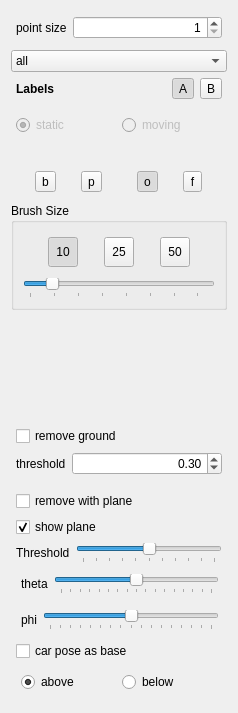
           <widget class="QWidget" name="scrollAreaWidgetContents">
            <property name="geometry">
             <rect>
              <x>0</x>
              <y>0</y>
              <width>238</width>
              <height>713</height>
             </rect>
            </property>
            <layout class="QVBoxLayout" name="verticalLayout_6">
             <item>
              <layout class="QFormLayout" name="formLayout_3">
               <property name="leftMargin">
                <number>5</number>
               </property>
               <property name="topMargin">
                <number>5</number>
               </property>
               <property name="rightMargin">
                <number>5</number>
               </property>
               <property name="bottomMargin">
                <number>5</number>
               </property>
               <item row="0" column="1">
                <widget class="QSpinBox" name="spinPointSize">
                 <property name="alignment">
                  <set>Qt::AlignRight|Qt::AlignTrailing|Qt::AlignVCenter</set>
                 </property>
                 <property name="minimum">
                  <number>1</number>
                 </property>
                 <property name="maximum">
                  <number>20</number>
                 </property>
                </widget>
               </item>
               <item row="0" column="0">
                <widget class="QLabel" name="label_4">
                 <property name="text">
                  <string>point size</string>
                 </property>
                </widget>
               </item>
              </layout>
             </item>
             <item>
              <widget class="QComboBox" name="cmbRootCategory">
               <property name="focusPolicy">
                <enum>Qt::WheelFocus</enum>
               </property>
               <property name="currentText">
                <string>all</string>
               </property>
               <item>
                <property name="text">
                 <string>all</string>
                </property>
               </item>
               <item>
                <property name="text">
                 <string>recently</string>
                </property>
               </item>
              </widget>
             </item>
             <item>
              <layout class="QHBoxLayout" name="horizontalLayout_9">
               <property name="leftMargin">
                <number>5</number>
               </property>
               <property name="topMargin">
                <number>0</number>
               </property>
               <property name="rightMargin">
                <number>5</number>
               </property>
               <property name="bottomMargin">
                <number>0</number>
               </property>
               <item>
                <widget class="QLabel" name="label_8">
                 <property name="font">
                  <font>
                   <weight>75</weight>
                   <bold>true</bold>
                  </font>
                 </property>
                 <property name="text">
                  <string>Labels</string>
                 </property>
                </widget>
               </item>
               <item>
                <spacer name="horizontalSpacer_3">
                 <property name="orientation">
                  <enum>Qt::Horizontal</enum>
                 </property>
                 <property name="sizeHint" stdset="0">
                  <size>
                   <width>40</width>
                   <height>20</height>
                  </size>
                 </property>
                </spacer>
               </item>
               <item>
                <widget class="QToolButton" name="btnButtonLayoutA">
                 <property name="text">
                  <string>A</string>
                 </property>
                 <property name="checkable">
                  <bool>true</bool>
                 </property>
                 <property name="checked">
                  <bool>true</bool>
                 </property>
                </widget>
               </item>
               <item>
                <widget class="QToolButton" name="btnButtonLayoutB">
                 <property name="text">
                  <string>B</string>
                 </property>
                 <property name="checkable">
                  <bool>true</bool>
                 </property>
                </widget>
               </item>
              </layout>
             </item>
             <item>
              <layout class="QGridLayout" name="labelsGroupBox">
               <property name="bottomMargin">
                <number>5</number>
               </property>
               <property name="spacing">
                <number>2</number>
               </property>
              </layout>
             </item>
             <item>
              <layout class="QHBoxLayout" name="horizontalLayout_13">
               <property name="leftMargin">
                <number>5</number>
               </property>
               <property name="topMargin">
                <number>5</number>
               </property>
               <property name="rightMargin">
                <number>5</number>
               </property>
               <property name="bottomMargin">
                <number>5</number>
               </property>
               <item>
                <widget class="QRadioButton" name="rdoStatic">
                 <property name="enabled">
                  <bool>false</bool>
                 </property>
                 <property name="text">
                  <string>static</string>
                 </property>
                 <property name="checked">
                  <bool>true</bool>
                 </property>
                 <property name="autoExclusive">
                  <bool>false</bool>
                 </property>
                </widget>
               </item>
               <item>
                <widget class="QRadioButton" name="rdoMoving">
                 <property name="enabled">
                  <bool>false</bool>
                 </property>
                 <property name="text">
                  <string>moving</string>
                 </property>
                 <property name="checkable">
                  <bool>true</bool>
                 </property>
                 <property name="autoExclusive">
                  <bool>false</bool>
                 </property>
                </widget>
               </item>
              </layout>
             </item>
             <item>
              <widget class="QLabel" name="txtSelectedLabel">
               <property name="font">
                <font>
                 <weight>75</weight>
                 <bold>true</bold>
                </font>
               </property>
               <property name="text">
                <string/>
               </property>
              </widget>
             </item>
             <item>
              <layout class="QHBoxLayout" name="horizontalLayout_14">
               <property name="leftMargin">
                <number>5</number>
               </property>
               <property name="topMargin">
                <number>5</number>
               </property>
               <property name="rightMargin">
                <number>5</number>
               </property>
               <property name="bottomMargin">
                <number>5</number>
               </property>
               <item>
                <widget class="QToolButton" name="btnBrushMode">
                 <property name="text">
                  <string>b</string>
                 </property>
                 <property name="checkable">
                  <bool>true</bool>
                 </property>
                </widget>
               </item>
               <item>
                <widget class="QToolButton" name="btnPolygonMode">
                 <property name="text">
                  <string>p</string>
                 </property>
                 <property name="checkable">
                  <bool>true</bool>
                 </property>
                </widget>
               </item>
               <item>
                <spacer name="horizontalSpacer_4">
                 <property name="orientation">
                  <enum>Qt::Horizontal</enum>
                 </property>
                 <property name="sizeType">
                  <enum>QSizePolicy::Fixed</enum>
                 </property>
                 <property name="sizeHint" stdset="0">
                  <size>
                   <width>10</width>
                   <height>20</height>
                  </size>
                 </property>
                </spacer>
               </item>
               <item>
                <widget class="QToolButton" name="btnOverwrite">
                 <property name="sizePolicy">
                  <sizepolicy hsizetype="Fixed" vsizetype="Fixed">
                   <horstretch>0</horstretch>
                   <verstretch>0</verstretch>
                  </sizepolicy>
                 </property>
                 <property name="minimumSize">
                  <size>
                   <width>0</width>
                   <height>0</height>
                  </size>
                 </property>
                 <property name="maximumSize">
                  <size>
                   <width>16777215</width>
                   <height>16777215</height>
                  </size>
                 </property>
                 <property name="text">
                  <string>o</string>
                 </property>
                 <property name="checkable">
                  <bool>true</bool>
                 </property>
                 <property name="checked">
                  <bool>true</bool>
                 </property>
                </widget>
               </item>
               <item>
                <widget class="QToolButton" name="btnFilter">
                 <property name="text">
                  <string>f</string>
                 </property>
                 <property name="checkable">
                  <bool>true</bool>
                 </property>
                </widget>
               </item>
              </layout>
             </item>
             <item>
              <widget class="QGroupBox" name="groupBox_3">
               <property name="title">
                <string>Brush Size</string>
               </property>
               <layout class="QVBoxLayout" name="verticalLayout_10">
                <item>
                 <layout class="QHBoxLayout" name="horizontalLayout_15">
                  <property name="leftMargin">
                   <number>5</number>
                  </property>
                  <property name="topMargin">
                   <number>5</number>
                  </property>
                  <property name="rightMargin">
                   <number>5</number>
                  </property>
                  <property name="bottomMargin">
                   <number>5</number>
                  </property>
                  <item>
                   <widget class="QToolButton" name="btnRadius5">
                    <property name="minimumSize">
                     <size>
                      <width>30</width>
                      <height>30</height>
                     </size>
                    </property>
                    <property name="text">
                     <string>10</string>
                    </property>
                    <property name="checkable">
                     <bool>true</bool>
                    </property>
                    <property name="checked">
                     <bool>true</bool>
                    </property>
                   </widget>
                  </item>
                  <item>
                   <widget class="QToolButton" name="btnRadius10">
                    <property name="minimumSize">
                     <size>
                      <width>30</width>
                      <height>30</height>
                     </size>
                    </property>
                    <property name="text">
                     <string>25</string>
                    </property>
                    <property name="checkable">
                     <bool>true</bool>
                    </property>
                    <property name="checked">
                     <bool>false</bool>
                    </property>
                   </widget>
                  </item>
                  <item>
                   <widget class="QToolButton" name="btnRadius20">
                    <property name="minimumSize">
                     <size>
                      <width>30</width>
                      <height>30</height>
                     </size>
                    </property>
                    <property name="text">
                     <string>50</string>
                    </property>
                    <property name="checkable">
                     <bool>true</bool>
                    </property>
                   </widget>
                  </item>
                 </layout>
                </item>
                <item>
                 <widget class="QSlider" name="mRadiusSlider">
                  <property name="minimum">
                   <number>1</number>
                  </property>
                  <property name="maximum">
                   <number>75</number>
                  </property>
                  <property name="value">
                   <number>10</number>
                  </property>
                  <property name="orientation">
                   <enum>Qt::Horizontal</enum>
                  </property>
                  <property name="tickPosition">
                   <enum>QSlider::TicksBelow</enum>
                  </property>
                 </widget>
                </item>
               </layout>
              </widget>
             </item>
             <item>
              <spacer name="verticalSpacer_3">
               <property name="orientation">
                <enum>Qt::Vertical</enum>
               </property>
               <property name="sizeHint" stdset="0">
                <size>
                 <width>20</width>
                 <height>40</height>
                </size>
               </property>
              </spacer>
             </item>
             <item>
              <layout class="QFormLayout" name="formLayout_5">
               <property name="leftMargin">
                <number>5</number>
               </property>
               <property name="topMargin">
                <number>5</number>
               </property>
               <property name="rightMargin">
                <number>5</number>
               </property>
               <property name="bottomMargin">
                <number>5</number>
               </property>
               <item row="1" column="0">
                <widget class="QLabel" name="label_9">
                 <property name="text">
                  <string>threshold</string>
                 </property>
                </widget>
               </item>
               <item row="1" column="1">
                <widget class="QDoubleSpinBox" name="spinGroundThreshold">
                 <property name="alignment">
                  <set>Qt::AlignRight|Qt::AlignTrailing|Qt::AlignVCenter</set>
                 </property>
                 <property name="minimum">
                  <double>-15.000000000000000</double>
                 </property>
                 <property name="maximum">
                  <double>30.000000000000000</double>
                 </property>
                 <property name="singleStep">
                  <double>0.050000000000000</double>
                 </property>
                 <property name="value">
                  <double>0.300000000000000</double>
                 </property>
                </widget>
               </item>
               <item row="0" column="0" colspan="2">
                <widget class="QCheckBox" name="chkRemoveGround">
                 <property name="text">
                  <string>remove ground</string>
                 </property>
                </widget>
               </item>
              </layout>
             </item>
             <item>
              <layout class="QFormLayout" name="formLayout_6">
               <property name="leftMargin">
                <number>5</number>
               </property>
               <property name="topMargin">
                <number>5</number>
               </property>
               <property name="rightMargin">
                <number>5</number>
               </property>
               <property name="bottomMargin">
                <number>5</number>
               </property>
               <item row="0" column="0" colspan="2">
                <widget class="QCheckBox" name="chkPlaneRemovalNormal">
                 <property name="text">
                  <string>remove with plane</string>
                 </property>
                </widget>
               </item>
               <item row="3" column="0">
                <widget class="QLabel" name="label_10">
                 <property name="text">
                  <string>Threshold</string>
                 </property>
                </widget>
               </item>
               <item row="3" column="1">
                <widget class="QSlider" name="sldPlaneThresholdNormal">
                 <property name="focusPolicy">
                  <enum>Qt::WheelFocus</enum>
                 </property>
                 <property name="minimum">
                  <number>-10000</number>
                 </property>
                 <property name="maximum">
                  <number>10000</number>
                 </property>
                 <property name="singleStep">
                  <number>1</number>
                 </property>
                 <property name="pageStep">
                  <number>50</number>
                 </property>
                 <property name="orientation">
                  <enum>Qt::Horizontal</enum>
                 </property>
                 <property name="tickPosition">
                  <enum>QSlider::TicksBelow</enum>
                 </property>
                 <property name="tickInterval">
                  <number>2000</number>
                 </property>
                </widget>
               </item>
               <item row="4" column="0" colspan="2">
                <layout class="QHBoxLayout" name="horizontalLayout_16">
                 <property name="leftMargin">
                  <number>5</number>
                 </property>
                 <property name="topMargin">
                  <number>5</number>
                 </property>
                 <property name="rightMargin">
                  <number>3</number>
                 </property>
                 <property name="bottomMargin">
                  <number>5</number>
                 </property>
                 <item>
                  <widget class="QLabel" name="label_11">
                   <property name="text">
                    <string>theta</string>
                   </property>
                  </widget>
                 </item>
                 <item>
                  <widget class="QSlider" name="sldPlaneNormalA1">
                   <property name="focusPolicy">
                    <enum>Qt::WheelFocus</enum>
                   </property>
                   <property name="minimum">
                    <number>-720</number>
                   </property>
                   <property name="maximum">
                    <number>720</number>
                   </property>
                   <property name="singleStep">
                    <number>1</number>
                   </property>
                   <property name="pageStep">
                    <number>90</number>
                   </property>
                   <property name="orientation">
                    <enum>Qt::Horizontal</enum>
                   </property>
                   <property name="tickPosition">
                    <enum>QSlider::TicksBelow</enum>
                   </property>
                   <property name="tickInterval">
                    <number>90</number>
                   </property>
                  </widget>
                 </item>
                </layout>
               </item>
               <item row="5" column="0" colspan="2">
                <layout class="QHBoxLayout" name="horizontalLayout_17">
                 <property name="leftMargin">
                  <number>5</number>
                 </property>
                 <property name="topMargin">
                  <number>5</number>
                 </property>
                 <property name="rightMargin">
                  <number>3</number>
                 </property>
                 <property name="bottomMargin">
                  <number>5</number>
                 </property>
                 <item>
                  <widget class="QLabel" name="label_12">
                   <property name="text">
                    <string>phi</string>
                   </property>
                  </widget>
                 </item>
                 <item>
                  <widget class="QSlider" name="sldPlaneNormalA2">
                   <property name="focusPolicy">
                    <enum>Qt::WheelFocus</enum>
                   </property>
                   <property name="minimum">
                    <number>-720</number>
                   </property>
                   <property name="maximum">
                    <number>720</number>
                   </property>
                   <property name="singleStep">
                    <number>1</number>
                   </property>
                   <property name="pageStep">
                    <number>90</number>
                   </property>
                   <property name="orientation">
                    <enum>Qt::Horizontal</enum>
                   </property>
                   <property name="tickPosition">
                    <enum>QSlider::TicksBelow</enum>
                   </property>
                   <property name="tickInterval">
                    <number>90</number>
                   </property>
                  </widget>
                 </item>
                </layout>
               </item>
               <item row="6" column="0" colspan="2">
                <widget class="QCheckBox" name="chkCarPoseAsBase">
                 <property name="text">
                  <string>car pose as base</string>
                 </property>
                </widget>
               </item>
               <item row="7" column="0" colspan="2">
                <layout class="QHBoxLayout" name="horizontalLayout_18">
                 <property name="leftMargin">
                  <number>5</number>
                 </property>
                 <property name="topMargin">
                  <number>5</number>
                 </property>
                 <property name="rightMargin">
                  <number>5</number>
                 </property>
                 <property name="bottomMargin">
                  <number>5</number>
                 </property>
                 <item>
                  <widget class="QRadioButton" name="rdoPlaneAboveNormal">
                   <property name="text">
                    <string>above</string>
                   </property>
                   <property name="checked">
                    <bool>true</bool>
                   </property>
                   <property name="autoExclusive">
                    <bool>false</bool>
                   </property>
                  </widget>
                 </item>
                 <item>
                  <widget class="QRadioButton" name="rdoPlaneBelowNormal">
                   <property name="text">
                    <string>below</string>
                   </property>
                   <property name="checked">
                    <bool>false</bool>
                   </property>
                   <property name="autoExclusive">
                    <bool>false</bool>
                   </property>
                  </widget>
                 </item>
                </layout>
               </item>
               <item row="1" column="0" colspan="2">
                <widget class="QCheckBox" name="chkShowPlane">
                 <property name="text">
                  <string>show plane</string>
                 </property>
                 <property name="checked">
                  <bool>true</bool>
                 </property>
                </widget>
               </item>
              </layout>
             </item>
            </layout>
           </widget>
